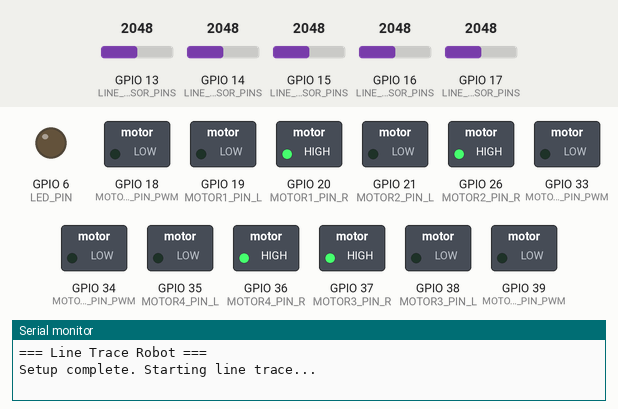
This program was run on a simulated ESP32-S2. Parts: switched loads named in the program (green lamp = pin HIGH), output pins drawn as LEDs (lit = HIGH), the last lines printed to the serial monitor. The inputs (shaded band) are chosen by the test bench; at power-on: GPIO 13 (LINE_SENSOR_PINS) = 2048, GPIO 14 (LINE_SENSOR_PINS) = 2048, GPIO 15 (LINE_SENSOR_PINS) = 2048, GPIO 16 (LINE_SENSOR_PINS) = 2048, GPIO 17 (LINE_SENSOR_PINS) = 2048.

Above: at 0.2 s.
At 1.2 s:
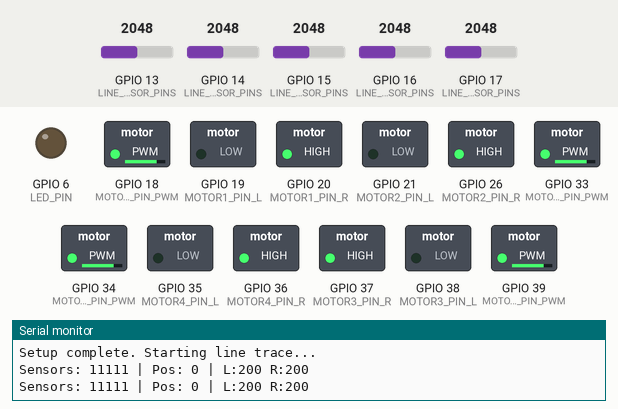
Timing chart, 0 to 2.7 s (numbered marks = the images above):
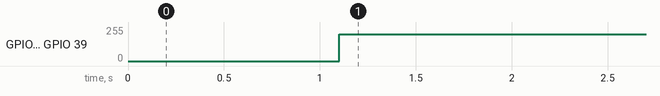

Measured:
- by itself, GPIO 18 (MOTOR1_PIN_PWM), GPIO 33 (MOTOR2_PIN_PWM), GPIO 34 (MOTOR4_PIN_PWM), GPIO 39 (MOTOR3_PIN_PWM): 0/255 → 200/255 at 1.1 s

The program:

main.cpp
```cpp
#include <Arduino.h>
#include <config.h>

// ラインレース用パラメータ
constexpr float BASE_SPEED = 200.0f; // ベース速度 (PWM 0-255)
constexpr float Kp = 2.0f;           // P制御の比例ゲイン
constexpr float Ki = 0.02f;          // I制御の積分ゲイン
constexpr float Kd = 1.5f;           // D制御の微分ゲイン
constexpr int SENSOR_READ_INTERVAL_MS = 10;

// PID制御用の変数
int last_error = 0;
int integral_error = 0;
unsigned long last_sensor_time = 0;
unsigned long last_debug_time = 0;

// センサー値の保存
int sensor_values[Config::LINE_ACTIVE_SENSOR_COUNT];
int line_position = 0; // -2:最左, 0:中央, 2:最右

/**
 * モーターの方向と速度を設定
 */
void set_motor_speed(int motor_pin_l, int motor_pin_r, int motor_pin_pwm, int speed)
{
    if (speed >= 0)
    { // 前進
        digitalWrite(motor_pin_l, LOW);
        digitalWrite(motor_pin_r, HIGH);
    }
    else
    { // 後進
        digitalWrite(motor_pin_l, HIGH);
        digitalWrite(motor_pin_r, LOW);
        speed = -speed;
    }
    analogWrite(motor_pin_pwm, constrain(speed, 0, 255));
}

/**
 * 4つのモーターの速度を設定
 */
void set_all_motors(int left_speed, int right_speed)
{
    // 左前・左後
    set_motor_speed(Config::MOTOR1_PIN_L, Config::MOTOR1_PIN_R, Config::MOTOR1_PIN_PWM, left_speed);
    set_motor_speed(Config::MOTOR2_PIN_L, Config::MOTOR2_PIN_R, Config::MOTOR2_PIN_PWM, left_speed);

    // 右前・右後
    set_motor_speed(Config::MOTOR3_PIN_L, Config::MOTOR3_PIN_R, Config::MOTOR3_PIN_PWM, right_speed);
    set_motor_speed(Config::MOTOR4_PIN_L, Config::MOTOR4_PIN_R, Config::MOTOR4_PIN_PWM, right_speed);
}

/**
 * ラインセンサーを読み込む
 */
void read_line_sensors()
{
    for (int i = 0; i < Config::LINE_ACTIVE_SENSOR_COUNT; i++)
    {
        int pin = Config::LINE_SENSOR_PINS[Config::LINE_ACTIVE_SENSOR_OFFSET + i];
        int raw_value = analogRead(pin);
        // 黒ラインは値が低い、背景は値が高い
        sensor_values[i] = (raw_value < Config::LINE_SENSOR_THRESHOLD) ? 1 : 0;
    }
}

/**
 * ラインの位置を計算（重み付けセンタロイド法）
 * 戻り値: -20〜20 (-20:最左, 0:中央, 20:最右)
 */
int calculate_line_position()
{
    int weighted_sum = 0;
    int sensor_sum = 0;

    // センサーの重み：-2, -1, 0, 1, 2
    for (int i = 0; i < Config::LINE_ACTIVE_SENSOR_COUNT; i++)
    {
        int weight = i - 2; // -2から2
        weighted_sum += sensor_values[i] * weight;
        sensor_sum += sensor_values[i];
    }

    if (sensor_sum == 0)
    {
        return last_error; // ラインが見つからない場合は前回の値を返す
    }

    return (weighted_sum * 10) / sensor_sum; // スケーリング
}

/**
 * PID制御を使ってラインをトレース
 */
void line_trace_control()
{
    unsigned long now = millis();

    // センサー読み込み
    if (now - last_sensor_time >= SENSOR_READ_INTERVAL_MS)
    {
        read_line_sensors();
        last_sensor_time = now;

        // ラインの位置を計算
        line_position = calculate_line_position();

        // PID制御
        int error = line_position; // 目標は0（中央）

        // 比例項
        float p_term = Kp * error;

        // 積分項
        integral_error += error;
        integral_error = constrain(integral_error, -100, 100); // アンチワインドアップ
        float i_term = Ki * integral_error;

        // 微分項
        float d_term = Kd * (error - last_error);

        // 操舵量
        float steering = p_term + i_term + d_term;
        steering = constrain(steering, -100.0f, 100.0f);

        last_error = error;

        // モーター速度を計算
        float left_speed = BASE_SPEED - steering;
        float right_speed = BASE_SPEED + steering;

        set_all_motors((int)left_speed, (int)right_speed);

        // デバッグ出力
        if (now - last_debug_time >= Config::DEBUG_SENSOR_PRINT_INTERVAL_MS)
        {
            Serial.print("Sensors: ");
            for (int i = 0; i < Config::LINE_ACTIVE_SENSOR_COUNT; i++)
            {
                Serial.print(sensor_values[i]);
            }
            Serial.print(" | Pos: ");
            Serial.print(line_position);
            Serial.print(" | L:");
            Serial.print((int)left_speed);
            Serial.print(" R:");
            Serial.println((int)right_speed);

            last_debug_time = now;
        }
    }
}

/**
 * 初期化処理
 */
void setup()
{
    Serial.begin(115200);
    delay(100);

    Serial.println("=== Line Trace Robot ===");

    // LED
    pinMode(Config::LED_PIN, OUTPUT);
    digitalWrite(Config::LED_PIN, LOW);

    // ラインセンサーピン
    for (int i = Config::LINE_ACTIVE_SENSOR_OFFSET; i < Config::LINE_SENSOR_COUNT; i++)
    {
        pinMode(Config::LINE_SENSOR_PINS[i], INPUT);
    }

    // モーターピン
    for (int motor_pin : {Config::MOTOR1_PIN_L, Config::MOTOR1_PIN_R, Config::MOTOR1_PIN_PWM,
                          Config::MOTOR2_PIN_L, Config::MOTOR2_PIN_R, Config::MOTOR2_PIN_PWM,
                          Config::MOTOR3_PIN_L, Config::MOTOR3_PIN_R, Config::MOTOR3_PIN_PWM,
                          Config::MOTOR4_PIN_L, Config::MOTOR4_PIN_R, Config::MOTOR4_PIN_PWM})
    {
        pinMode(motor_pin, OUTPUT);
    }

    // 全モーターを停止
    set_all_motors(0, 0);

    Serial.println("Setup complete. Starting line trace...");
    delay(1000);
}

/**
 * メイン処理ループ
 */
void loop()
{
    line_trace_control();
    delay(5);
}
```

config.h
```cpp
#pragma once

#define ENABLE_SERVO 1 // 0:無効, 1:有効

namespace Config
{
    // LED用ピン定義
    constexpr int LED_PIN = 6;

    // Servo用ピン定義
    constexpr int SERVO_PIN_1 = 43;
    constexpr int SERVO_PIN_3 = 45;

    // パターン認識用ピン定義
    constexpr int PATTERN_PIN_A = 11;
    constexpr int PATTERN_PIN_B = 10;
    constexpr int PATTERN_PIN_C = 9;
    constexpr int PATTERN_STABLE_COUNT = 20; // 20回連続で同じパターン

    // モーターピン定義（左ピン, 右ピン, PWMピン）
    constexpr int MOTOR1_PIN_L = 19, MOTOR1_PIN_R = 20, MOTOR1_PIN_PWM = 18; // left motor (front)
    constexpr int MOTOR2_PIN_L = 21, MOTOR2_PIN_R = 26, MOTOR2_PIN_PWM = 33; // left motor (back)
    constexpr int MOTOR3_PIN_L = 38, MOTOR3_PIN_R = 37, MOTOR3_PIN_PWM = 39; // right motor (front)
    constexpr int MOTOR4_PIN_L = 35, MOTOR4_PIN_R = 36, MOTOR4_PIN_PWM = 34; // right motor (back)

    // センサーパラメータ
    constexpr int LINE_SENSOR_COUNT = 6;
    constexpr int LINE_ACTIVE_SENSOR_COUNT = 5; // 12番ピンは未使用
    constexpr int LINE_SENSOR_THRESHOLD = 4250;
    constexpr int DEBUG_SENSOR_PRINT_INTERVAL_MS = 50;
    constexpr int LINE_SENSOR_PINS[LINE_SENSOR_COUNT] = {12, 17, 16, 15, 14, 13};
    constexpr int LINE_ACTIVE_SENSOR_OFFSET = 1; // LINE_SENSOR_PINS[1..5] をアクティブとして使用
}
```
